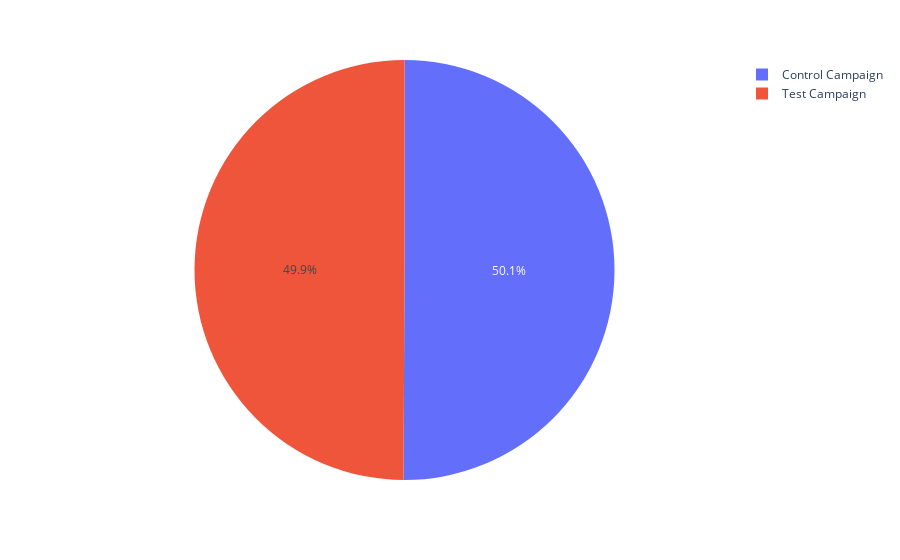

The cell this chart's notebook holds for it:
### Markdown cell above
## Both Test campaign and  Control campaign almost has the same Number of Purchases

### Code cell
fig = px.pie(df, values="Number of Purchase", names='Campaign Name')
fig.show()

### Figure 1 — Plotly figure (JSON) as saved in the notebook; plotly's stock layout.template omitted (floating-point values rounded to 4 significant figures)
{"data": [{"domain": {"x": [0, 1], "y": [0, 1]}, "hovertemplate": "Campaign Name=%{label}<br>Number of Purchase=%{value}<extra></extra>", "labels": ["Control Campaign", "Control Campaign", "Control Campaign", "Control Campaign", "Control Campaign", "Control Campaign", "Control Campaign", "Control Campaign", "Control Campaign", "Control Campaign", "Control Campaign", "Control Campaign", "Control Campaign", "Control Campaign", "Control Campaign", "Control Campaign", "Control Campaign", "Control Campaign", "Control Campaign", "Control Campaign", "Control Campaign", "Control Campaign", "Control Campaign", "Control Campaign", "Control Campaign", "Control Campaign", "Control Campaign", "Control Campaign", "Control Campaign", "Control Campaign", "Test Campaign", "Test Campaign", "Test Campaign", "Test Campaign", "Test Campaign", "Test Campaign", "Test Campaign", "Test Campaign", "Test Campaign", "Test Campaign", "Test Campaign", "Test Campaign", "Test Campaign", "Test Campaign", "Test Campaign", "Test Campaign", "Test Campaign", "Test Campaign", "Test Campaign", "Test Campaign", "Test Campaign", "Test Campaign", "Test Campaign", "Test Campaign", "Test Campaign", "Test Campaign", "Test Campaign", "Test Campaign", "Test Campaign", "Test Campaign"], "legendgroup": "", "name": "", "showlegend": true, "type": "pie", "values": [618, 511, 372, 340, 522, 764, 499, 462, 501, 734, 475, 794, 766, 788, 366, 438, 222, 243, 542, 299, 800, 387, 766, 585, 386, 251, 605, 643, 334, 670, 255, 677, 578, 340, 768, 488, 890, 431, 845, 275, 668, 709, 812, 340, 398, 487, 238, 257, 512, 730, 245, 276, 473, 269, 651, 284, 771, 721, 677, 572]}], "layout": {"legend": {"tracegroupgap": 0}, "margin": {"t": 60}}}
